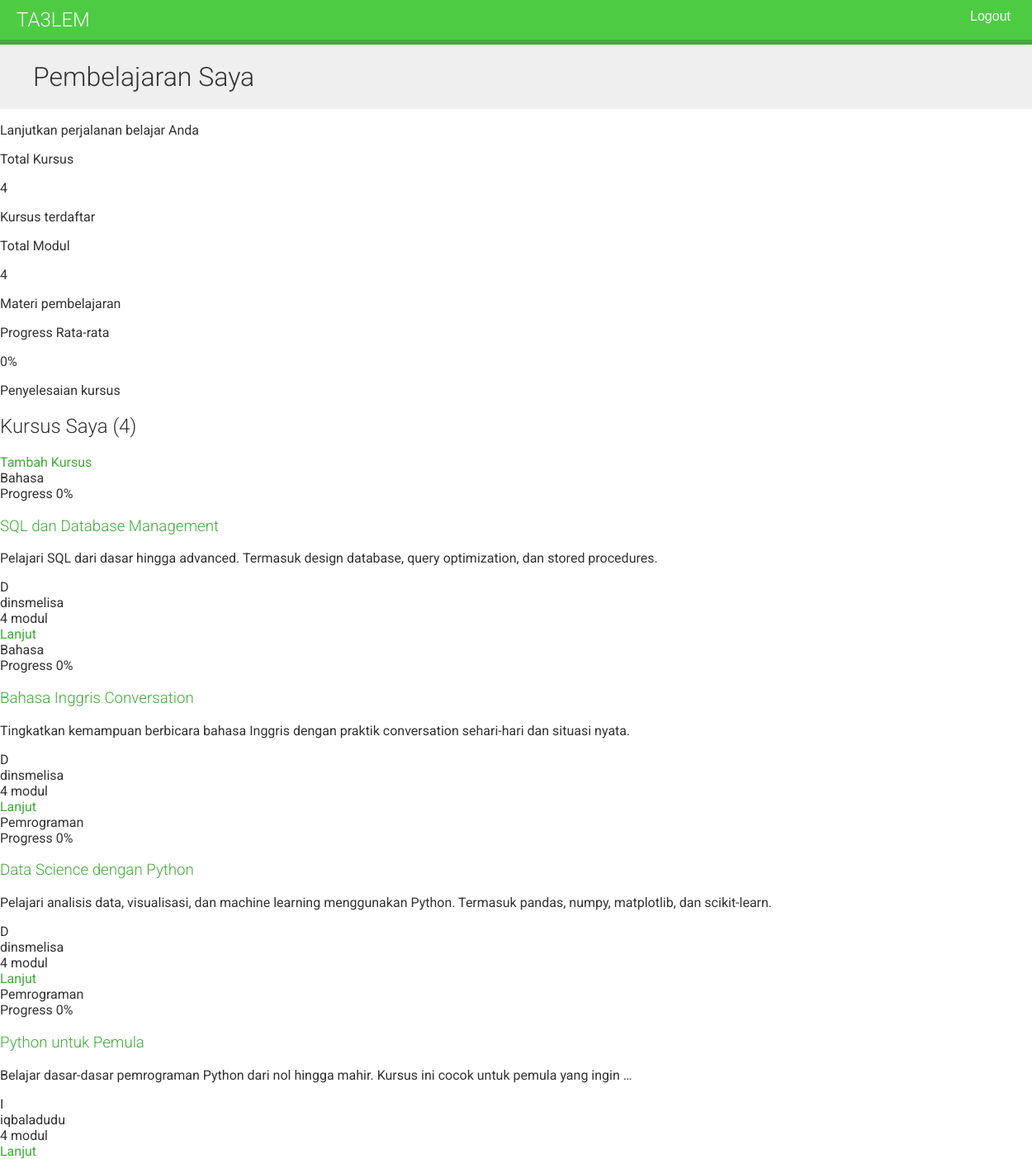
The app's page /accounts/courses/ (signed in) with its own data.
### courses/models.py (models this page shows, shortened)
class Course(models.Model):
    owner = models.ForeignKey(User, on_delete=models.CASCADE, related_name='courses_created')
    subject = models.ForeignKey(Subject, on_delete=models.CASCADE, related_name='courses')
    title = models.CharField(max_length=200)
    slug = models.SlugField(max_length=200, unique=True)
    overview = models.TextField()
    created = models.DateTimeField(auto_now_add=True)
    students = models.ManyToManyField(User, related_name='courses_joined', blank=True)
    class Meta:
        ordering = ['-created']

class Subject(models.Model):
    title = models.CharField(max_length=100)
    slug = models.SlugField(max_length=100, unique=True)
    class Meta:
        ordering = ['title']

### users/models.py (models this page shows, shortened)
class User(AbstractUser):
    STUDENT = 'student'
    INSTRUCTOR = 'instructor'
    STAFF = 'staff'
    ROLE_CHOICES = [
        (STUDENT, 'Student'),
        (INSTRUCTOR, 'Instructor'),
        (STAFF, 'Staff'),
    ]
    role = models.CharField(
        max_length=20,
        choices=ROLE_CHOICES,
        default=STUDENT,
        help_text='User role in the LMS'
    )
    is_active = models.BooleanField(default=False)
    avatar = models.ImageField(upload_to='avatars/', blank=True, null=True)
    bio = models.TextField(blank=True)
    phone_number = models.CharField(max_length=20, blank=True)
    date_of_birth = models.DateField(blank=True, null=True)
    address = models.TextField(blank=True)
    city = models.CharField(max_length=100, blank=True)
    country = models.CharField(max_length=100, blank=True)
    postal_code = models.CharField(max_length=20, blank=True)
    timezone = models.CharField(max_length=50, default='UTC')
    language = models.CharField(max_length=10, default='en')
    email_notifications = models.BooleanField(default=True)
    created_at = models.DateTimeField(auto_now_add=True)
    updated_at = models.DateTimeField(auto_now=True)
    class Meta:
        permissions = [
            ('view_dashboard', 'Can view dashboard'),
        ]

### users/views.py (the view)
class StudentCourseListView(LoginRequiredMixin, StudentOnlyRedirectMixin, ListView):
    model = Course
    template_name = "users/course/list.html"
    def get_queryset(self):
        qs = super().get_queryset()
        return qs.filter(students__in=[self.request.user])

### users/views.py (called while the page is built)
    def dispatch(self, request, *args, **kwargs):
        is_authenticated = request.user.is_authenticated
        if not is_authenticated:
            return redirect('student_login')
        return super().dispatch(request, *args, **kwargs)

### users/templates/users/course/list.html (shortened to what this page needs)
{% extends "base.html" %}
{% block content %}
    <div class="relative bg-gradient-to-br from-blue-600 via-purple-600 to-pink-500 text-white py-10 sm:py-12 lg:py-16 overflow-hidden">
        <div class="relative max-w-7xl mx-auto px-4 sm:px-6 lg:px-8">
            <h1 class="text-3xl sm:text-4xl lg:text-5xl font-extrabold mb-3 sm:mb-4 leading-tight">
                Pembelajaran Saya
            </h1>
            <p class="text-base sm:text-lg lg:text-xl text-blue-50">Lanjutkan perjalanan belajar Anda</p>
        </div>
    </div>
    <div class="max-w-7xl mx-auto px-4 sm:px-6 lg:px-8 py-6 sm:py-8 lg:py-12">
        {% if object_list %}
            <div class="grid grid-cols-1 sm:grid-cols-2 lg:grid-cols-3 gap-4 sm:gap-6 mb-8 sm:mb-12">
                <div class="relative bg-gradient-to-br from-blue-500 to-blue-700 rounded-xl sm:rounded-2xl shadow-lg sm:shadow-xl p-5 sm:p-6 overflow-hidden group hover:shadow-2xl transition-all duration-300 hover:scale-105">
                    <div class="relative z-10">
                        <div>
                            <p class="text-blue-100 text-xs sm:text-sm font-semibold mb-1">Total Kursus</p>
                            <p class="text-4xl sm:text-5xl font-extrabold text-white mb-1">{{ object_list.count }}</p>
                            <p class="text-[10px] sm:text-xs text-blue-100 opacity-90">Kursus terdaftar</p>
                        </div>
                    </div>
                </div>
                <div class="relative bg-gradient-to-br from-green-500 to-green-700 rounded-xl sm:rounded-2xl shadow-lg sm:shadow-xl p-5 sm:p-6 overflow-hidden group hover:shadow-2xl transition-all duration-300 hover:scale-105">
                    <div class="relative z-10">
                        <div>
                            <p class="text-green-100 text-xs sm:text-sm font-semibold mb-1">Total Modul</p>
                            <p class="text-4xl sm:text-5xl font-extrabold text-white mb-1">
                                {% widthratio object_list|length 1 1 as total %}
                                {% for course in object_list %}
                                    {% if forloop.first %}{{ course.modules.count }}{% endif %}
                                {% endfor %}
                            </p>
                            <p class="text-[10px] sm:text-xs text-green-100 opacity-90">Materi pembelajaran</p>
                        </div>
                    </div>
                </div>
                <div class="relative bg-gradient-to-br from-purple-500 to-purple-700 rounded-xl sm:rounded-2xl shadow-lg sm:shadow-xl p-5 sm:p-6 overflow-hidden group hover:shadow-2xl transition-all duration-300 hover:scale-105 sm:col-span-2 lg:col-span-1">
                    <div class="relative z-10">
                        <div>
                            <p class="text-purple-100 text-xs sm:text-sm font-semibold mb-1">Progress Rata-rata</p>
                            <p class="text-4xl sm:text-5xl font-extrabold text-white mb-1">0<span
                                    class="text-2xl sm:text-3xl">%</span></p>
                            <p class="text-[10px] sm:text-xs text-purple-100 opacity-90">Penyelesaian kursus</p>
                        </div>
                    </div>
                </div>
            </div>
            <div class="mb-4 sm:mb-6 flex flex-col sm:flex-row items-start sm:items-center justify-between gap-3 sm:gap-4">
                <h2 class="text-xl sm:text-2xl lg:text-3xl font-extrabold text-gray-900">
                    Kursus Saya <span class="text-blue-600">({{ object_list.count }})</span>
                </h2>
                <a href="{% url 'course_list' %}"
                   class="inline-flex items-center text-blue-600 hover:text-blue-700 font-semibold text-sm px-4 py-2 bg-blue-50 rounded-lg hover:bg-blue-100 transition-all duration-200">
                    Tambah Kursus
                </a>
            </div>
            <div class="grid grid-cols-1 sm:grid-cols-2 lg:grid-cols-3 gap-4 sm:gap-6 lg:gap-8">
                {% for course in object_list %}
                    <article
                            class="group bg-white/80 backdrop-blur-sm rounded-xl sm:rounded-2xl shadow-lg hover:shadow-2xl transition-all duration-300 overflow-hidden border border-gray-100 hover:border-blue-200 hover:-translate-y-1">
                        <div class="relative h-40 sm:h-48 bg-gradient-to-br from-blue-500 via-purple-500 to-pink-500 overflow-hidden">
                            <div class="absolute top-3 sm:top-4 left-3 sm:left-4">
                                <span class="inline-flex items-center px-2 sm:px-3 py-1 sm:py-1.5 bg-white/95 backdrop-blur-sm text-gray-800 rounded-full text-xs font-bold shadow-lg">
                                    <span class="truncate max-w-[100px]">{{ course.subject.title }}</span>
                                </span>
                            </div>
                            <div class="absolute bottom-3 sm:bottom-4 left-3 sm:left-4 right-3 sm:right-4">
                                <div class="bg-white/95 backdrop-blur-sm rounded-lg p-2">
                                    <div class="flex items-center justify-between mb-1">
                                        <span class="text-[10px] sm:text-xs font-semibold text-gray-600">Progress</span>
                                        <span class="text-[10px] sm:text-xs font-bold text-blue-600">0%</span>
                                    </div>
                                </div>
                            </div>
                        </div>
                        <div class="p-4 sm:p-5 lg:p-6">
                            <h3 class="text-base sm:text-lg lg:text-xl font-bold text-gray-900 mb-2 sm:mb-3 group-hover:text-blue-600 transition-colors duration-200 line-clamp-2 leading-tight">
                                <a href="{% url 'student_course_detail' course.id %}">{{ course.title }}</a>
                            </h3>
                            <p class="text-gray-600 text-xs sm:text-sm mb-3 sm:mb-4 line-clamp-2 leading-relaxed">{{ course.overview|truncatewords:15 }}</p>
                            <div class="flex items-center text-xs sm:text-sm text-gray-500 mb-4 sm:mb-5 pb-4 sm:pb-5 border-b border-gray-100">
                                <div class="w-7 h-7 sm:w-8 sm:h-8 bg-gradient-to-br from-blue-500 to-purple-500 rounded-full flex items-center justify-center text-white font-bold text-xs mr-2">
                                    {{ course.owner.username.0|upper }}
                                </div>
                                <span class="font-medium truncate">{{ course.owner.username }}</span>
                            </div>
                            <div class="flex items-center justify-between flex-wrap gap-3">
                                <div class="flex items-center text-xs sm:text-sm font-semibold text-gray-700">
                                    <span>{{ course.modules.count }} modul</span>
                                </div>
                                <a href="{% url 'student_course_detail' course.id %}"
                                   class="inline-flex items-center px-4 sm:px-5 py-2 sm:py-2.5 bg-gradient-to-r from-blue-600 to-purple-600 text-white text-xs sm:text-sm font-bold rounded-xl hover:from-blue-700 hover:to-purple-700 shadow-lg hover:shadow-xl transition-all duration-200 hover:scale-105">
                                    Lanjut
                                </a>
                            </div>
                        </div>
                    </article>
                {% endfor %}
            </div>
        {% endif %}
    </div>
{% endblock %}

### courses/static/css/base.css (style rules this page uses)
body { margin:0; font-family:'Roboto', sans-serif; font-weight:400; color:#333; }
a { color:#3fad37; text-decoration:none; }
h1, h2, h3, h4, h5, h6 { font-family:'Roboto', sans-serif; font-weight:300; }
h1 { background:#efefef; width:100%; overflow:auto; padding:20px 0 20px 40px; margin:0; }

### records on screen
Course: modules.count "4", subject "Bahasa", title "SQL dan Database Management", overview "Pelajari SQL dari dasar hingga advanced. Termasuk design database, query optimization, dan stored procedures.", owner.username.0 "D", owner.username "dinsmelisa"
Course: subject "Bahasa", title "Bahasa Inggris Conversation", overview "Tingkatkan kemampuan berbicara bahasa Inggris dengan praktik conversation sehari-hari dan situasi nyata.", owner.username.0 "D", owner.username "dinsmelisa", modules.count "4"
Course: subject "Pemrograman", title "Data Science dengan Python", overview "Pelajari analisis data, visualisasi, dan machine learning menggunakan Python. Termasuk pandas, numpy, matplotlib, dan scikit-learn.", owner.username.0 "D", owner.username "dinsmelisa", modules.count "4"
Course: subject "Pemrograman", title "Python untuk Pemula", overview "Belajar dasar-dasar pemrograman Python dari nol hingga mahir. Kursus ini cocok untuk pemula yang ingin …", owner.username.0 "I", owner.username "iqbaladudu", modules.count "4"

### other values on screen
{{ object_list.count }} "4"
